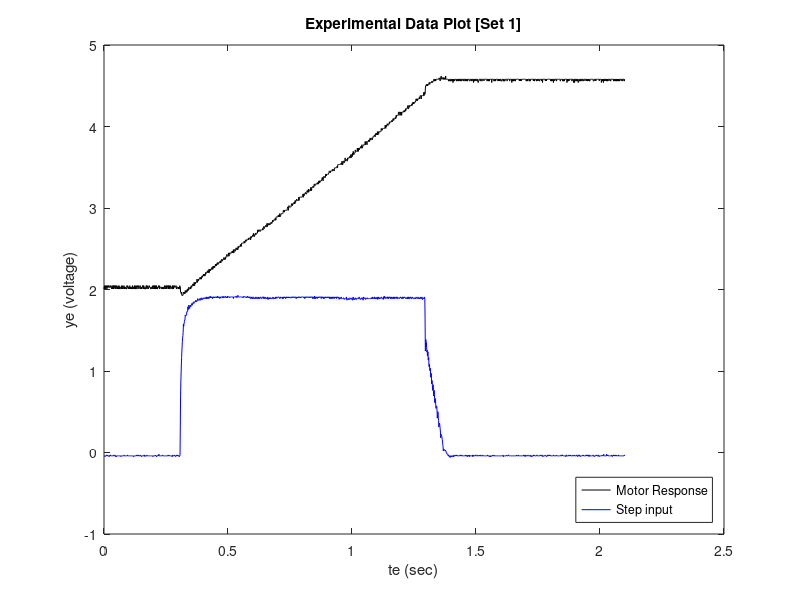
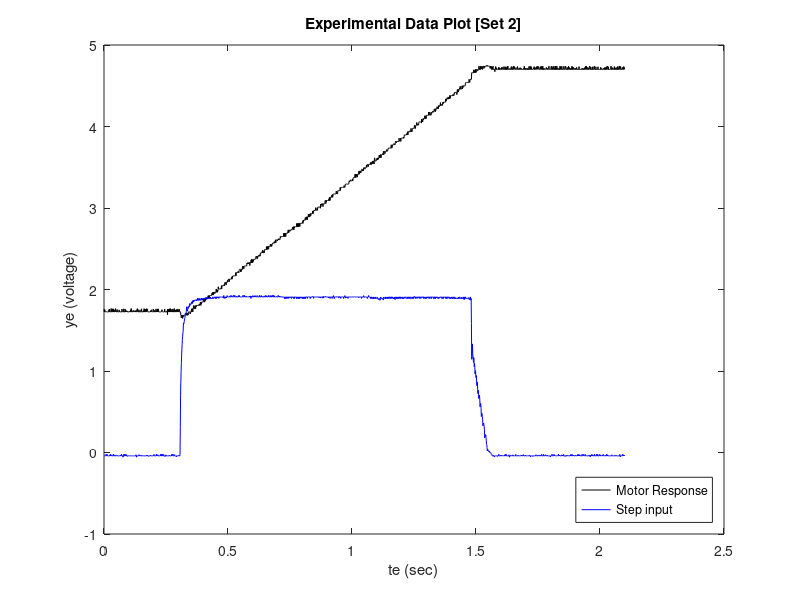
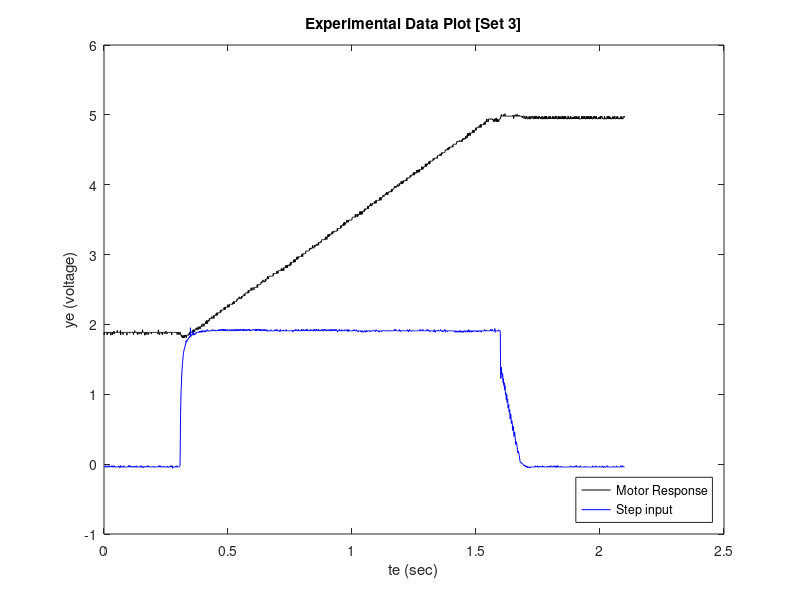

MATLAB code for these plots, in order: (Note: this script raises an error after producing the figures.)
%% ENB301_PracCode.m
% Written by D Gilmour n8871566

clc
clear all
close all

%% B1 - Load experimental data and plot
% Plot in black
data = csvread('PartB_Test1.csv',2,0);
te_1 = data(1:end,1);
te_1 = te_1 + abs(te_1(1));
ye_1 = data(1:end,2);
ye_1step = data(1:end,3);

data = csvread('PartB_Test2.csv',2,0);
te_2 = data(1:end,1);
te_2 = te_2 + abs(te_2(1));
ye_2 = data(1:end,2);
ye_2step = data(1:end,3);

data = csvread('PartB_Test3.csv',2,0);
te_3 = data(1:end,1);
te_3 = te_3 + abs(te_3(1));
ye_3 = data(1:end,2);
ye_3step = data(1:end,3);

figure
plot(te_1,ye_1,'k',te_1,ye_1step,'b')
title('Experimental Data Plot [Set 1]')
xlabel('te (sec)')
ylabel('ye (voltage)')
legend('Motor Response', 'Step input', 'Location','SouthEast')
print('-depsc',strcat('figures',filesep,'B1_dataset1'));
close

figure
plot(te_2,ye_2,'k',te_2,ye_2step,'b')
title('Experimental Data Plot [Set 2]')
xlabel('te (sec)')
ylabel('ye (voltage)')
legend('Motor Response', 'Step input', 'Location','SouthEast')
print('-depsc',strcat('figures',filesep,'B1_dataset2'));
close

figure
plot(te_3,ye_3,'k',te_3,ye_3step,'b')
title('Experimental Data Plot [Set 3]')
xlabel('te (sec)')
ylabel('ye (voltage)')
legend('Motor Response', 'Step input', 'Location','SouthEast')
print('-depsc',strcat('figures',filesep,'B1_dataset3'));
close

%% B3 
% B3 - Derive single figure of merit: Used both Mean Square figure of merit
% and Root Mean Square figure of Merit
% Mean square error calculation:
% error_ms = error_ms + (G_0(jj) - ye(jj))^2;

% Root mean square error calculation:
% error_rms = error_rms + rms(G_0(jj) - ye(jj));

%% B4
% Improve Estimates using plots and figure of merit. Could use filters
% to improve quality of estimate. Could use medfilt1() in actual vector calculations.
mf1 = 50;   % medfilt1 averaging weighting

% Plot experimental data ye against systems estimated tf y1
[te_1new,ye_1new] = timing_fix(te_1,ye_1);
[te_2new,ye_2new] = timing_fix(te_2,ye_2);
[te_3new, ye_3new] = timing_fix(te_3,ye_3);

figure
plot(te_1new,ye_1new,'k')
title('Experimental Data Plot [Set 1 Adjusted]')
xlabel('te (sec)')
ylabel('ye (voltage)')
print('-depsc',strcat('figures',filesep,'B2_dataset1'));
close

figure
plot(te_2new,ye_2new,'k')
title('Experimental Data Plot [Set 2 Adjusted]')
xlabel('te (sec)')
ylabel('ye (voltage)')
print('-depsc',strcat('figures',filesep,'B2_dataset2'));
close

figure
plot(te_3new,ye_3new,'k')
title('Experimental Data Plot [Set 2 Adjusted]')
xlabel('te (sec)')
ylabel('ye (voltage)')
print('-depsc',strcat('figures',filesep,'B2_dataset3'));
close

[te_1trim, ye_1trim] = trimForCalculation(te_1new,ye_1new,mf1);
[te_2trim, ye_2trim] = trimForCalculation(te_2new,ye_2new,mf1);
[te_3trim, ye_3trim] = trimForCalculation(te_3new,ye_3new,mf1);

km_num = 500;    % number of km values used
km_max = 500;   % max km value used
alpha_num = 500;    % number of alpha values used
alpha_max = 500;    % max alpha value used

% Preallocate size for speed
output_ms = zeros(3,km_num*alpha_num);
output_rms = zeros(3,km_num*alpha_num);
km_ms = zeros(1,3);
alpha_ms = zeros(1,3);
km_rms = zeros(1,3);
alpha_rms = zeros(1,3);
        
for iteration = 1 : 3
    
    % Set te and ye based on iteration
    if (iteration == 1)        
        te = te_1trim;
        ye = ye_1trim;
    elseif (iteration == 2)
        te = te_2trim;
        ye = ye_2trim;
    else
        te = te_3trim;
        ye = ye_3trim;
    end      
    
    % Set cycle variables
    error_ms = 0;
    error_rms = 0;
    ii = 1;
    count = 0;
    
    for km = linspace(0,km_max,km_num)   % Cycle km values
       for alpha = linspace(0,alpha_max,alpha_num)  % Cycle alpha values
           G = tf(km, [1 alpha 0]);
           G_0 = step(G,te);

           % Calculate error
           for jj = 1 : length(te)
              % Calculate mean square error
              error_ms = error_ms + (G_0(jj) - ye(jj))^2;
              
              % Calculate root mean square error
              error_rms = error_rms + rms(G_0(jj) - ye(jj));
           end
           
           % Store km, alpha and the error taken to calculate
           output_ms(:,ii) = [km;alpha;error_ms];
           output_rms(:,ii) = [km;alpha;error_rms];
           
           % Reset cycle variables
           ii = ii + 1;
           error_ms = 0;
           error_rms = 0;
       end
       
       % Output km iterations
       %count = count + 1;       
       %fprintf('%d %s %d\n',count,'/',km_num);
    end

    % Calculate km and alpha values for mean square error calculation
    [~,index] = min(output_ms(3,:));
    km_ms(iteration) = output_ms(1,index); % Output variable
    alpha_ms(iteration) = output_ms(2,index);  % Output variable

    % Calculate km and alpha values for root mean square error calculation
    [~,index] = min(output_rms(3,:));
    km_rms(iteration) = output_rms(1,index); % Output variable
    alpha_rms(iteration) = output_rms(2,index);  % Output variable    
end
km_mean = (mean(km_ms) + mean(km_rms)) / 2;
alpha_mean = (mean(alpha_ms) + mean(alpha_rms)) / 2;

% Write km and alpha values to file
fileID = fopen('y1.txt','w');
fprintf(fileID,'%s\n\n','Results from calculating km and alpha');
fprintf(fileID,'%s %6.4f %6.4f %6.4f\n','km_ms:',km_ms);
fprintf(fileID,'%s %6.4f %6.4f %6.4f\n','km_rms:',km_rms);
fprintf(fileID,'%s %6.4f %6.4f %6.4f\n','alpha_ms:',alpha_ms);
fprintf(fileID,'%s %6.4f %6.4f %6.4f\n','alpha_rms',alpha_rms);
fprintf(fileID,'%s %6.4f\n','km_mean:',km_mean);
fprintf(fileID,'%s %6.4f\n','alpha_mean',alpha_mean);
fclose(fileID);

% Display km and alpha values
fprintf('%s\n','km_ms:')
disp(km_ms);
fprintf('%s\n','alpha_ms:')
disp(alpha_ms);
fprintf('%s\n','km_rms:')
disp(km_rms);
fprintf('%s\n','alpha_rms:')
disp(alpha_rms);
fprintf('%s\n', 'km:')
disp(km_mean);
fprintf('%s\n', 'alpha:')
disp(alpha_mean);

% Plot y1 against ye
% Data Set 1
G = tf(km_ms(1), [1 alpha_ms(1) 0]); 
y1_ms = step(G,te_1new);
figure
plot(te_1new,medfilt1(ye_1new,1),'k',te_1new,medfilt1(y1_ms,1),'b')
title('Experimental vs estimated TF [Set 1 Adjusted, mean square error]')
xlabel('te (sec)')
ylabel('y (voltage)')
legend('ye','y1')
print('-depsc',strcat('figures',filesep,'y1_dataset1_ms'));
close

G = tf(km_rms(1), [1 alpha_rms(1) 0]); 
y1_rms = step(G,te_1new);
figure
plot(te_1new,ye_1new,'k',te_1new,y1_rms,'b')
title('Experimental vs estimated TF [Set 1 Adjusted, root mean square error]')
xlabel('te (sec)')
ylabel('y (voltage)')
legend('ye','y1')
print('-depsc',strcat('figures',filesep,'y1_dataset1_rms'));
close

% Data Set 2
G = tf(km_ms(2), [1 alpha_ms(2) 0]);
y1_ms = step(G,te_2new);
figure
plot(te_2new,ye_2new,'k',te_2new,y1_ms,'b')
title('Experimental vs estimated TF [Set 2 Adjusted, mean square error]')
xlabel('te (sec)')
ylabel('y (voltage)')
legend('ye','y1')
print('-depsc',strcat('figures',filesep,'y1_dataset2_ms'));
close

G = tf(km_rms(2), [1 alpha_rms(2) 0]); 
y1_rms = step(G,te_2new);
figure
plot(te_2new,ye_2new,'k',te_2new, y1_rms,'b')
title('Experimental vs estimated TF [Set 2 Adjusted, root mean square error]')
xlabel('te (sec)')
ylabel('y (voltage)')
legend('ye','y1')
print('-depsc',strcat('figures',filesep,'y1_dataset2_rms'));
close

% Data Set 3
G = tf(km_ms(3), [1 alpha_ms(3) 0]); 
y1_ms = step(G,te_3new);
figure
plot(te_3new,ye_3new,'k',te_3new,y1_ms,'b')
title('Experimental vs estimated TF [Set 3 Adjusted, mean square error]')
xlabel('te (sec)')
ylabel('y (voltage)')
legend('ye','y1')
print('-depsc',strcat('figures',filesep,'y1_dataset3_ms'));
close

G = tf(km_rms(3), [1 alpha_rms(3) 0]); 
y1_rms = step(G,te_3new);
figure
plot(te_3new,ye_3new,'k',te_3new,y1_rms,'b')
title('Experimental vs estimated TF [Set 3 Adjusted, root mean square error]')
xlabel('te (sec)')
ylabel('y (voltage)')
legend('ye','y1')
print('-depsc',strcat('figures',filesep,'y1_dataset3_rms'));
close

save('partb_Variables.mat')
%{
km_length = 500; alpha_length = 500
km_max = 500; alpha_max = 500
km_ms:
  289.5792  496.9940  495.9920

alpha_ms:
  118.2365  201.4028  198.3968

km_rms:
  265.5311  500.0000  483.9679

alpha_rms:
  108.2164  202.4048  193.3868
%}



%% B5
%clear
%load('partb_MatlabOutput')
%alpha_mean = 170.3407;

% Use second order model and alpha to calculate km and beta.
% Experimental time and voltage vectors

km_num = 500;    % number of km values used
km_max = 500;   % max km value used
beta_num = 50;    % number of alpha values used
beta_max = 1;    % max alpha value used

% Preallocate size for speed
output_ms = zeros(3,km_num*beta_num);
output_rms = zeros(3,km_num*beta_num);
km2_ms = zeros(1,3);
beta_ms = zeros(1,3);
km2_rms = zeros(1,3);
beta_rms = zeros(1,3);
    
for iteration = 1:3
    if(iteration == 1)
        te = te_1trim;
        ye = ye_1trim;
    elseif(iteration==2)
        te = te_2trim;
        ye = ye_2trim;
    else
        te = te_3trim;
        ye = ye_3trim;
    end
    
    % Set cycle variables
    error_ms = 0;
    error_rms = 0;
    ii = 1;
    count = 0;
    
    for km = linspace(0,km_max,km_num)   % Cycle km values
       for beta = linspace(0,beta_max,beta_num)  % Cycle alpha values
           G = tf(km, [1 (alpha_mean+beta) (alpha_mean*beta)]);
           G_0 = step(G,te);

           % Calculate error
           for jj = 1 : length(te)
              % Calculate mean square error
              error_ms = error_ms + (G_0(jj) - ye(jj))^2;

              % Calculate root mean square error
              error_rms = error_rms + rms(G_0(jj) - ye(jj));
           end

           % Store km, alpha and the error taken to calculate
           output_ms(:,ii) = [km;beta;error_ms];
           output_rms(:,ii) = [km;beta;error_rms];

           % Reset cycle variables
           ii = ii + 1;
           error_ms = 0;
           error_rms = 0;
       end

        % Output km iterations
       %count = count + 1;       
       %fprintf('%d %s %d\n',count,'/',km_num);
    end

    % Calculate km and alpha values for mean square error calculation
    [~,index] = min(output_ms(3,:));
    km2_ms(iteration) = output_ms(1,index); % Output variable
    beta_ms(iteration) = output_ms(2,index);  % Output variable

    % Calculate km and alpha values for root mean square error calculation
    [~,index] = min(output_rms(3,:));
    km2_rms(iteration) = output_rms(1,index); % Output variable
    beta_rms(iteration) = output_rms(2,index);  % Output variable 
end

km_mean2 = (mean(km_ms) + mean(km2_rms)) / 2;
beta_mean = (mean(beta_ms) + mean(beta_rms)) / 2;
    
% Display km and beta values
fprintf('%s\n','km_ms:')
disp(km2_ms);
fprintf('%s\n','beta_ms:')
disp(beta_ms);
fprintf('%s\n','km_rms:')
disp(km2_rms);
fprintf('%s\n','beta_rms:')
disp(beta_rms);
fprintf('%s\n', 'km:')
disp(km_mean2);
fprintf('%s\n', 'beta:')
disp(beta_mean);

% Write km and beta values to file
fileID = fopen('y2.txt','w');
fprintf(fileID,'%s\n\n','Results from calculating km and beta with set alpha value.');
fprintf(fileID,'%s %6.4f\n','Precalculated alpha:',alpha_mean);
fprintf(fileID,'%s %6.4f %6.4f %6.4f\n','km_ms:',km2_ms);
fprintf(fileID,'%s %6.4f %6.4f %6.4f\n','km_rms:',km2_rms);
fprintf(fileID,'%s %6.4f %6.4f %6.4f\n','beta_ms:',beta_ms);
fprintf(fileID,'%s %6.4f %6.4f %6.4f\n','beta_rms',beta_rms);
fprintf(fileID,'%s %6.4f\n','km_mean:',km_mean2);
fprintf(fileID,'%s %6.4f\n','beta_mean',beta_mean);
fclose(fileID);

% Plot response
% G = tf(km_mean2, [1 (alpha+beta_mean) (alpha*beta_mean)]);
% y2 = step(G,te_1new);
% figure
% plot(te_1new,ye_1new,'k',te_1new,y2,'b')
% title('Experimental vs estimated TF [Set 1 Adjusted]')
% xlabel('te (sec)')
% ylabel('y (voltage)')
% legend('ye','y1')
% print('-depsc',strcat('figures',filesep,'y2_dataset1'));
% close

% Plot y2 against ye
% Data Set 1
G = tf(km2_ms(1), [1 (alpha_mean+beta_ms(1)) (alpha_mean*beta_ms(1))]);
y2_ms = step(G,te_1new);
figure
plot(te_1new,medfilt1(ye_1new,1),'k',te_1new,medfilt1(y2_ms,1),'b')
title('Experimental vs estimated TF [Set 1 Adjusted, mean square error]')
xlabel('te (sec)')
ylabel('y (voltage)')
legend('ye','y1')
print('-depsc',strcat('figures',filesep,'y2_dataset1_ms'));
close

G = tf(km2_ms(1), [1 (alpha_mean+beta_ms(1)) (alpha_mean*beta_ms(1))]);
y2_rms = step(G,te_1new);
figure
plot(te_1new,ye_1new,'k',te_1new,y2_rms,'b')
title('Experimental vs estimated TF [Set 1 Adjusted, root mean square error]')
xlabel('te (sec)')
ylabel('y (voltage)')
legend('ye','y1')
print('-depsc',strcat('figures',filesep,'y2_dataset1_rms'));
close

% Data Set 2
G = tf(km2_ms(2), [1 (alpha_mean+beta_ms(2)) (alpha_mean*beta_ms(2))]);
y2_ms = step(G,te_2new);
figure
plot(te_2new,medfilt1(ye_2new,1),'k',te_2new,medfilt1(y2_ms,1),'b')
title('Experimental vs estimated TF [Set 3 Adjusted, mean square error]')
xlabel('te (sec)') 
ylabel('y (voltage)')
legend('ye','y1')
print('-depsc',strcat('figures',filesep,'y2_dataset2_ms'));
close

G = tf(km2_ms(2), [1 (alpha_mean+beta_ms(2)) (alpha_mean*beta_ms(2))]);
y2_rms = step(G,te_2new);
figure
plot(te_2new,ye_2new,'k',te_2new,y2_rms,'b')
title('Experimental vs estimated TF [Set 3 Adjusted, root mean square error]')
xlabel('te (sec)')
ylabel('y (voltage)')
legend('ye','y1')
print('-depsc',strcat('figures',filesep,'y2_dataset2_rms'));
close

% Data Set 3
G = tf(km2_ms(3), [1 (alpha_mean+beta_ms(3)) (alpha_mean*beta_ms(3))]);
y2_ms = step(G,te_3new);
figure
plot(te_3new,medfilt1(ye_3new,1),'k',te_3new,medfilt1(y2_ms,1),'b')
title('Experimental vs estimated TF [Set 3 Adjusted, mean square error]')
xlabel('te (sec)')
ylabel('y (voltage)')
legend('ye','y1')
print('-depsc',strcat('figures',filesep,'y2_dataset3_ms'));
close

G = tf(km2_ms(3), [1 (alpha_mean+beta_ms(3)) (alpha_mean*beta_ms(3))]);
y2_rms = step(G,te_3new);
figure
plot(te_3new,ye_3new,'k',te_3new,y2_rms,'b')
title('Experimental vs estimated TF [Set 3 Adjusted, root mean square error]')
xlabel('te (sec)')
ylabel('y (voltage)')
legend('ye','y1')
print('-depsc',strcat('figures',filesep,'y2_dataset3_rms'));
close


%% C4
%Calculate expected time response
Rf = 33 * 10^3;
R1 = 10 * 10^3;
alpha = 38.61;
Km = 326;
K = Rf / R1;
G_c = tf(K * Km, [1 alpha K * Km]);
Y_c = tf(K * Km, [1 alpha K * Km 0]);

[num, den] = tfdata(Y_c,'v');
%r = gain, p = pole, k = direct term ie r / (s + p) + k
[r, p, k] = residue(num,den);

x = tf(r(1),[1 p(1)]);
y = tf(r(2),[1 p(2)]);
z = tf(r(3),[1 p(3)]);
partialFrac = [x y z];

%% C5 - Calculate theretical gain required for 5% overshoot. Determine requried resistors.

%% C6
% Import experimental data into matla. Compare closed loop response with
% prediced model Y_c. What does this suggest about model derived in part B?
data = csvread('PartC_Theoretical.csv',2,0);  % Read in Closed loop theoretical data
tc_theoretical = data(1:end,1);   % Store tc variable
tc_theoretical = tc_theoretical + abs(tc_theoretical(1));
yc_theoretical = data(1:end,3);   % Store yc variable
yc_theoreticalStep = data(1:end,2);   % Store tc step input variable

data = csvread('PartC_Experimental.csv',2,0);  % Read in Closed loop theoretical data
tc_experimental = data(1:end,1);   % Store tc variable
tc_experimental = tc_experimental + abs(tc_experimental(1));
yc_experimental = data(1:end,3);   % Store yc variable
yc_2experimentalStep = data(1:end,2);   % Store tc step input variable

figure
plot(tc_theoretical,yc_theoretical,'k',tc_theoretical,yc_theoreticalStep,'g')
title('Closed Loop Theoretical Data Plot')
xlabel('tc (sec)')
ylabel('yc (voltage)')
legend('Motor Response', 'Step input', 'Location','SouthEast')
print('-depsc',strcat('figures',filesep,'C6_theoretical'));
close

figure
plot(tc_experimental,yc_experimental,'k',tc_experimental,yc_2experimentalStep,'g')
title('Closed Loop Experimental Data Plot')
xlabel('tc (sec)')
ylabel('yc (voltage)')
legend('Motor Response', 'Step input', 'Location','SouthEast')
print('-depsc',strcat('figures',filesep,'C6_experimental'));
close

%% D
%[mag,phase] = bode( G, imag(jw) )
%http://stackoverflow.com/questions/22837372/how-to-replace-the-laplace-variable-in-a-transfer-function-with-a-number-value
data = csvread('PartC_Theoretical.csv',2,0);  % Read in Closed loop theoretical data
tc_theoretical = data(1:end,1);   % Store tc variable
tc_theoretical = tc_theoretical + abs(tc_theoretical(1));
yc_theoretical = data(1:end,3);   % Store yc variable
yc_theoreticalStep = data(1:end,2);   % Store tc step input variable
